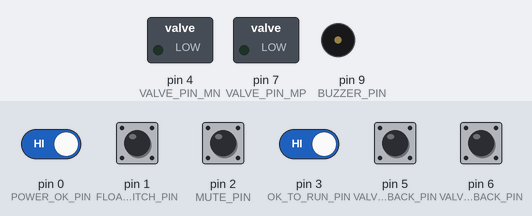
Recording of a sketch running on a simulated Arduino Uno, built with avr-gcc and run on an emulated ATmega328P. On the bench: switched loads named in the sketch (green lamp = pin HIGH), buzzer (waves = sounding, pin HIGH). The test bench sets the inputs (shaded band); at power-on: pin 0 (POWER_OK_PIN), pin 1 (FLOAT_SWITCH_PIN), pin 2 (MUTE_PIN), pin 3 (OK_TO_RUN_PIN), pin 5 (VALVE_CLOSED_FEEDBACK_PIN), pin 6 (VALVE_OPEN_FEEDBACK_PIN) HIGH. Pins used as bus, display or sensor lines are not drawn.

Above: at 1.2 s.
1.3 s: pin 0 (POWER_OK_PIN) driven LOW and pin 3 (OK_TO_RUN_PIN) driven LOW
At 2.5 s:
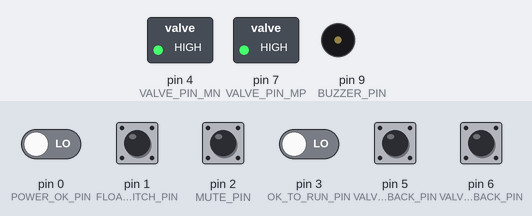
2.8 s: pin 0 (POWER_OK_PIN) driven HIGH
At 3.7 s:
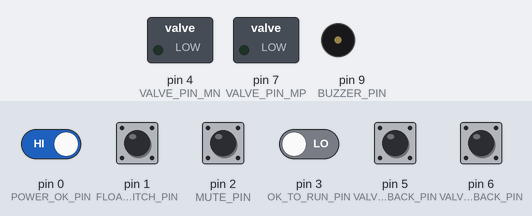
4.3 s: pin 0 (POWER_OK_PIN) driven LOW
At 11.6 s:
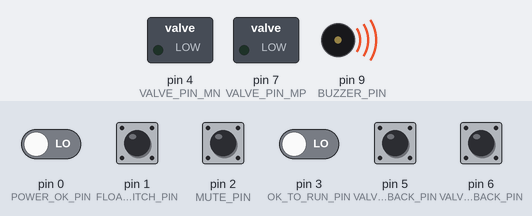
Timing chart, 0 to 11.8 s (numbered marks = the images above; inputs shaded):
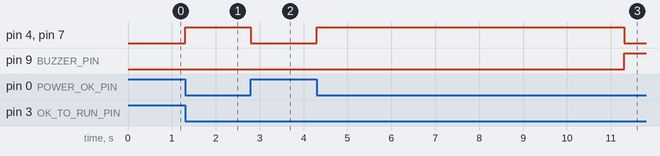

The sketch:

FFD_FTD.ino
```cpp
#define DEBUG_ENABLE 0

typedef enum
{
  FLOAT_UP =0,
  FLOAT_DOWN
}_float_state;

typedef enum
{
  FFD_MODE =0,
  FTD_MODE
}_Sysmode;

typedef enum
{
  RAIN_NONE = 0,
  RAINNING     //1

}_Rainstate;

typedef enum
{
    FTD_STATE_CHECK_FLOAT=0,
    FTD_STATE_OPEN_VALVE,
    FTD_STATE_CLOSE_VALVE,
    FTD_STATE_ALARM,
    FTD_STATE_DONE
}_FTD_state;

#define POWER_OK_PIN              0
#define FLOAT_SWITCH_PIN          1
#define MUTE_PIN                  2   //need to modify
#define OK_TO_RUN_PIN             3

#define VALVE_PIN_MN              4
#define VALVE_PIN_MP              7

#define VALVE_CLOSED_FEEDBACK_PIN 5
#define VALVE_OPEN_FEEDBACK_PIN   6

#define STROBE_PIN                8
#define BUZZER_PIN                9


const int VALVE_TIMEOUT_MS = 10000;


bool okToRun = false;
bool powerOk = false;
bool floatSwitch = false;
bool valveOn = false;
bool valveOpenFeedback = false;
bool valveClosedFeedback = false;
bool IsbuzzerOn = false;
bool IsstrobeOn = false;
bool turnOnbuzzer = false;
unsigned long valveOnOffTime = 0;
unsigned long buzzerOnTime = 0;
unsigned long strobeOnTime = 0;

unsigned long RainIndexTime = 0;

int ModeOld =-1, Modecur = 0;
_Sysmode system_mode = FTD_MODE;
_FTD_state FTD_state =FTD_STATE_DONE;
void openValve();
void closeValve();
void checkValveClosedFeedback();
void valveOff();
void buzzerOn();
void buzzerOff();
void strobeOn();
void strobeOff();
int mutedigitalreadLow(int pin);

void setup() {
  pinMode(OK_TO_RUN_PIN, INPUT_PULLUP);
  pinMode(MUTE_PIN, INPUT_PULLUP);
  pinMode(POWER_OK_PIN, INPUT_PULLUP);
  pinMode(FLOAT_SWITCH_PIN, INPUT_PULLUP);
  pinMode(VALVE_PIN_MN, OUTPUT);
  pinMode(VALVE_PIN_MP, OUTPUT);
  pinMode(VALVE_OPEN_FEEDBACK_PIN, INPUT_PULLUP);
  pinMode(VALVE_CLOSED_FEEDBACK_PIN, INPUT_PULLUP);
  pinMode(BUZZER_PIN, OUTPUT);
  pinMode(STROBE_PIN, OUTPUT);
  buzzerOff();
  strobeOff();
  #if DEBUG_ENABLE
  Serial.begin(115200);
  #endif

}

void loop() {

  okToRun = !digitalRead(OK_TO_RUN_PIN);
  powerOk = !digitalRead(POWER_OK_PIN);
  if(!mutedigitalreadLow(MUTE_PIN))
  {
    turnOnbuzzer = false;
    buzzerOff();
    #if DEBUG_ENABLE
        Serial.println("mute buzzer");
    #endif
  }
  if(okToRun && powerOk) {
    if(system_mode == FTD_MODE){
        switch (FTD_state)
        {
          case FTD_STATE_CHECK_FLOAT:
              floatSwitch = digitalRead(FLOAT_SWITCH_PIN);
              if (floatSwitch == FLOAT_DOWN) {  // float down =>turn on valve

                #if DEBUG_ENABLE
                Serial.println("float down => open valve");
                #endif
                openValve();
                valveOnOffTime = millis() + VALVE_TIMEOUT_MS;
                FTD_state = FTD_STATE_OPEN_VALVE;
              }
              else
              {
                #if DEBUG_ENABLE
                Serial.println("float up => close valve");
                #endif
                closeValve();
                valveOnOffTime = millis() + VALVE_TIMEOUT_MS; // timeout
                FTD_state = FTD_STATE_CLOSE_VALVE;
              }
            break;
          case FTD_STATE_OPEN_VALVE:
            openValve();
            if(millis()  < valveOnOffTime) // on waiting time
            {
              if(!digitalRead(VALVE_OPEN_FEEDBACK_PIN)) //valve ok
              {
                #if DEBUG_ENABLE
                Serial.println("valve opened");
                #endif
                FTD_state = FTD_STATE_DONE;
              }
            }
            else
            {
              #if DEBUG_ENABLE
                Serial.println("open valve timout");
              #endif
              turnOnbuzzer = true;
              FTD_state = FTD_STATE_ALARM;     // timeout
            }
            break;
          case FTD_STATE_CLOSE_VALVE:
            closeValve();
            if(millis()  < valveOnOffTime) // on waiting time
            {
              if(!digitalRead(VALVE_CLOSED_FEEDBACK_PIN)) //valve ok
              {
                #if DEBUG_ENABLE
                  Serial.println("valve closed");
                #endif
                FTD_state = FTD_STATE_DONE; // closed
              }
            }
            else
            {
              #if DEBUG_ENABLE
                  Serial.println("valve close timout");
              #endif
              turnOnbuzzer = true;
              FTD_state = FTD_STATE_ALARM;     // timeout

            }
            break;
          case FTD_STATE_ALARM:
            if(turnOnbuzzer)
              buzzerOn();
            else
              buzzerOff();
            strobeOn();
            closeValve();
            if(!digitalRead(VALVE_CLOSED_FEEDBACK_PIN)) //valve ok
            {
              #if DEBUG_ENABLE
                Serial.println("valve closed");
              #endif
              FTD_state = FTD_STATE_DONE; // closed
            }
            break;
          case FTD_STATE_DONE:
            buzzerOff();
            strobeOff();
            FTD_state = FTD_STATE_CHECK_FLOAT;
            break;
          default:
            break;
        }
    } else {
      //for FFD MODE
    }
  }
  else {
      closeValve();
      buzzerOff();
      strobeOff();
  }

}

void openValve() {
  digitalWrite(VALVE_PIN_MN, HIGH);    //need to modify
  digitalWrite(VALVE_PIN_MP, HIGH);
  valveOn = true;
}

void closeValve() {
  digitalWrite(VALVE_PIN_MN, LOW);
  digitalWrite(VALVE_PIN_MP, LOW);
  valveOn = false;
}

void buzzerOn() {
  digitalWrite(BUZZER_PIN, HIGH);
  IsbuzzerOn = true;
  buzzerOnTime = millis();
}

void buzzerOff() {
  digitalWrite(BUZZER_PIN, LOW);
  IsbuzzerOn = false;
}

void strobeOn() {
  digitalWrite(STROBE_PIN, HIGH);
  IsstrobeOn = true;
  strobeOnTime = millis();
}

void strobeOff() {
  digitalWrite(STROBE_PIN, LOW);
  IsstrobeOn = false;
}

int mutedigitalreadLow(int pin)
{
  if(!digitalRead(pin))
  {
    delay(20);
    if(!digitalRead(pin))
      return 0;
  }
  return 1;
}
```

Measured:
- after the input at 1.3 s, pin 4 (VALVE_PIN_MN), pin 7 (VALVE_PIN_MP): LOW → HIGH at once
- after the input at 2.8 s, pin 4 (VALVE_PIN_MN), pin 7 (VALVE_PIN_MP): HIGH → LOW at once
- after the input at 4.3 s, pin 4 (VALVE_PIN_MN), pin 7 (VALVE_PIN_MP): LOW → HIGH at once, → LOW 7.0 s later; pin 9 (BUZZER_PIN): LOW → HIGH after 7.0 s
